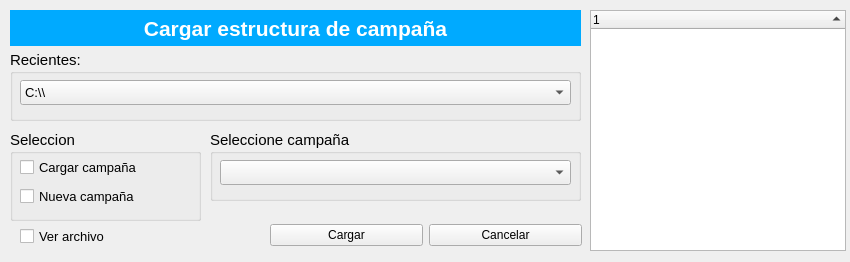
<?xml version="1.0" encoding="UTF-8"?>
<ui version="4.0">
 <author>Alvaro Cubiella</author>
 <class>Frm_Inicio</class>
 <widget class="QWidget" name="Frm_Inicio">
  <property name="geometry">
   <rect>
    <x>0</x>
    <y>0</y>
    <width>850</width>
    <height>262</height>
   </rect>
  </property>
  <property name="minimumSize">
   <size>
    <width>593</width>
    <height>262</height>
   </size>
  </property>
  <property name="maximumSize">
   <size>
    <width>850</width>
    <height>262</height>
   </size>
  </property>
  <property name="windowTitle">
   <string>Inicio</string>
  </property>
  <widget class="QLabel" name="lbl_Titulo">
   <property name="geometry">
    <rect>
     <x>10</x>
     <y>10</y>
     <width>571</width>
     <height>36</height>
    </rect>
   </property>
   <property name="minimumSize">
    <size>
     <width>571</width>
     <height>36</height>
    </size>
   </property>
   <property name="maximumSize">
    <size>
     <width>571</width>
     <height>36</height>
    </size>
   </property>
   <property name="font">
    <font>
     <family>Arial</family>
     <pointsize>16</pointsize>
     <weight>75</weight>
     <italic>false</italic>
     <bold>true</bold>
    </font>
   </property>
   <property name="styleSheet">
    <string notr="true">background-color: rgb(0, 170, 255);
color: rgb(255, 255, 255);</string>
   </property>
   <property name="text">
    <string>Cargar estructura de campaña</string>
   </property>
   <property name="alignment">
    <set>Qt::AlignCenter</set>
   </property>
  </widget>
  <widget class="QGroupBox" name="box_Seleccion">
   <property name="enabled">
    <bool>true</bool>
   </property>
   <property name="geometry">
    <rect>
     <x>10</x>
     <y>130</y>
     <width>191</width>
     <height>91</height>
    </rect>
   </property>
   <property name="minimumSize">
    <size>
     <width>191</width>
     <height>91</height>
    </size>
   </property>
   <property name="maximumSize">
    <size>
     <width>191</width>
     <height>91</height>
    </size>
   </property>
   <property name="font">
    <font>
     <family>Arial</family>
     <pointsize>11</pointsize>
    </font>
   </property>
   <property name="title">
    <string>Seleccion</string>
   </property>
   <property name="flat">
    <bool>false</bool>
   </property>
   <property name="checkable">
    <bool>false</bool>
   </property>
   <property name="checked">
    <bool>false</bool>
   </property>
   <widget class="QWidget" name="layoutWidget">
    <property name="geometry">
     <rect>
      <x>10</x>
      <y>25</y>
      <width>152</width>
      <height>55</height>
     </rect>
    </property>
    <layout class="QVBoxLayout" name="verticalLayout">
     <item>
      <widget class="QCheckBox" name="rbtn_Cargar">
       <property name="font">
        <font>
         <family>Arial</family>
         <pointsize>10</pointsize>
        </font>
       </property>
       <property name="text">
        <string>Cargar campaña</string>
       </property>
       <property name="checkable">
        <bool>true</bool>
       </property>
       <property name="checked">
        <bool>false</bool>
       </property>
       <property name="autoExclusive">
        <bool>false</bool>
       </property>
       <property name="tristate">
        <bool>false</bool>
       </property>
      </widget>
     </item>
     <item>
      <widget class="QCheckBox" name="rbtn_Nueva">
       <property name="font">
        <font>
         <family>Arial</family>
         <pointsize>10</pointsize>
        </font>
       </property>
       <property name="text">
        <string>Nueva campaña</string>
       </property>
       <property name="autoExclusive">
        <bool>true</bool>
       </property>
       <property name="tristate">
        <bool>false</bool>
       </property>
      </widget>
     </item>
    </layout>
   </widget>
  </widget>
  <widget class="QGroupBox" name="box_Recientes">
   <property name="geometry">
    <rect>
     <x>10</x>
     <y>50</y>
     <width>571</width>
     <height>71</height>
    </rect>
   </property>
   <property name="minimumSize">
    <size>
     <width>571</width>
     <height>71</height>
    </size>
   </property>
   <property name="maximumSize">
    <size>
     <width>571</width>
     <height>71</height>
    </size>
   </property>
   <property name="font">
    <font>
     <family>Arial</family>
     <pointsize>11</pointsize>
    </font>
   </property>
   <property name="title">
    <string>Recientes:</string>
   </property>
   <widget class="QComboBox" name="cbox_Recientes">
    <property name="geometry">
     <rect>
      <x>10</x>
      <y>30</y>
      <width>551</width>
      <height>25</height>
     </rect>
    </property>
    <property name="minimumSize">
     <size>
      <width>551</width>
      <height>0</height>
     </size>
    </property>
    <property name="maximumSize">
     <size>
      <width>551</width>
      <height>25</height>
     </size>
    </property>
    <property name="font">
     <font>
      <pointsize>10</pointsize>
     </font>
    </property>
    <item>
     <property name="text">
      <string>C:\\</string>
     </property>
    </item>
   </widget>
  </widget>
  <widget class="QGroupBox" name="box_Camps">
   <property name="geometry">
    <rect>
     <x>210</x>
     <y>130</y>
     <width>371</width>
     <height>71</height>
    </rect>
   </property>
   <property name="minimumSize">
    <size>
     <width>371</width>
     <height>71</height>
    </size>
   </property>
   <property name="maximumSize">
    <size>
     <width>371</width>
     <height>71</height>
    </size>
   </property>
   <property name="font">
    <font>
     <family>Arial</family>
     <pointsize>11</pointsize>
    </font>
   </property>
   <property name="title">
    <string>Seleccione campaña</string>
   </property>
   <widget class="QComboBox" name="cbox_Cargar">
    <property name="enabled">
     <bool>true</bool>
    </property>
    <property name="geometry">
     <rect>
      <x>10</x>
      <y>30</y>
      <width>351</width>
      <height>25</height>
     </rect>
    </property>
    <property name="minimumSize">
     <size>
      <width>351</width>
      <height>25</height>
     </size>
    </property>
    <property name="maximumSize">
     <size>
      <width>351</width>
      <height>25</height>
     </size>
    </property>
    <property name="font">
     <font>
      <pointsize>10</pointsize>
     </font>
    </property>
    <property name="modelColumn">
     <number>0</number>
    </property>
   </widget>
  </widget>
  <widget class="QWidget" name="layoutWidget">
   <property name="geometry">
    <rect>
     <x>270</x>
     <y>220</y>
     <width>312</width>
     <height>30</height>
    </rect>
   </property>
   <layout class="QHBoxLayout" name="horizontalLayout">
    <item>
     <widget class="QPushButton" name="btn_Cargar">
      <property name="text">
       <string>Cargar</string>
      </property>
     </widget>
    </item>
    <item>
     <widget class="QPushButton" name="btn_Cancel">
      <property name="text">
       <string>Cancelar</string>
      </property>
     </widget>
    </item>
   </layout>
  </widget>
  <widget class="QTreeWidget" name="tree_json">
   <property name="geometry">
    <rect>
     <x>590</x>
     <y>10</y>
     <width>256</width>
     <height>241</height>
    </rect>
   </property>
   <property name="sortingEnabled">
    <bool>true</bool>
   </property>
   <property name="animated">
    <bool>true</bool>
   </property>
   <property name="headerHidden">
    <bool>false</bool>
   </property>
   <attribute name="headerVisible">
    <bool>true</bool>
   </attribute>
   <attribute name="headerShowSortIndicator" stdset="0">
    <bool>true</bool>
   </attribute>
  </widget>
  <widget class="QCheckBox" name="cbox_view">
   <property name="geometry">
    <rect>
     <x>20</x>
     <y>225</y>
     <width>111</width>
     <height>23</height>
    </rect>
   </property>
   <property name="minimumSize">
    <size>
     <width>111</width>
     <height>23</height>
    </size>
   </property>
   <property name="maximumSize">
    <size>
     <width>111</width>
     <height>23</height>
    </size>
   </property>
   <property name="font">
    <font>
     <pointsize>10</pointsize>
    </font>
   </property>
   <property name="text">
    <string>Ver archivo</string>
   </property>
  </widget>
 </widget>
 <resources/>
 <connections/>
</ui>
